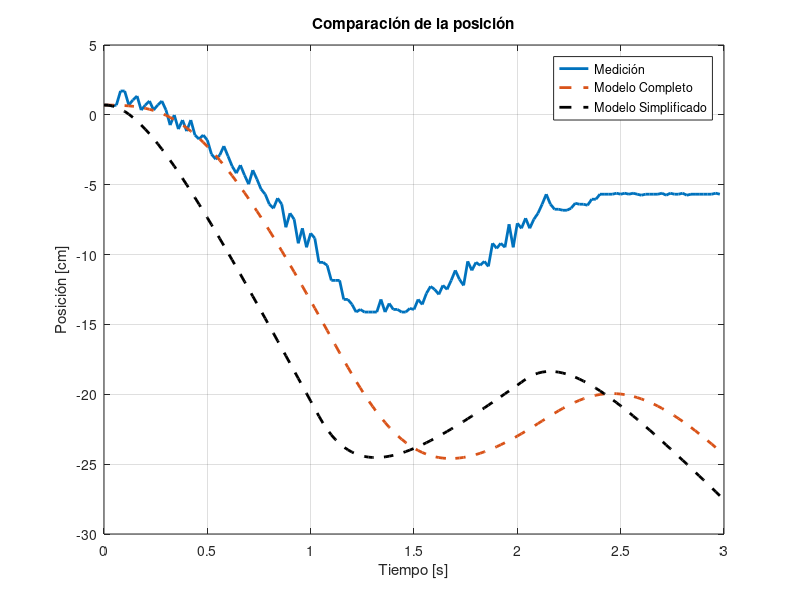
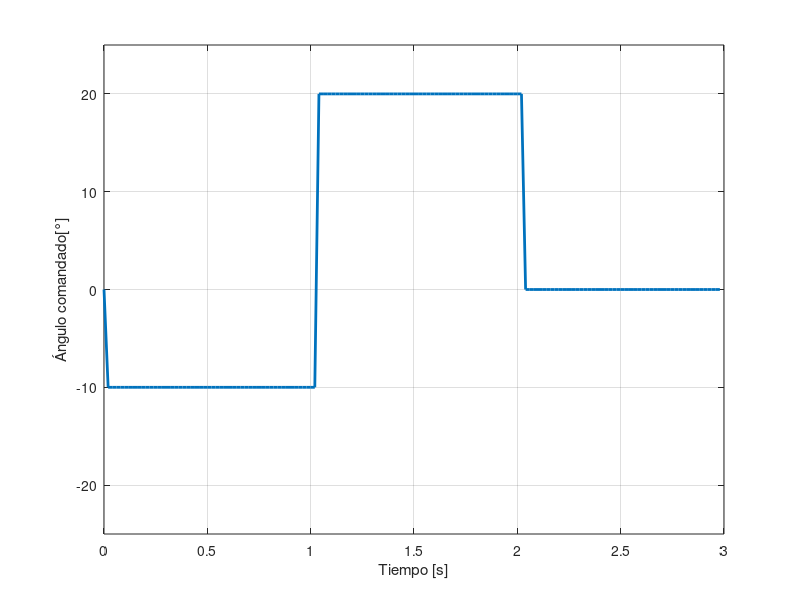
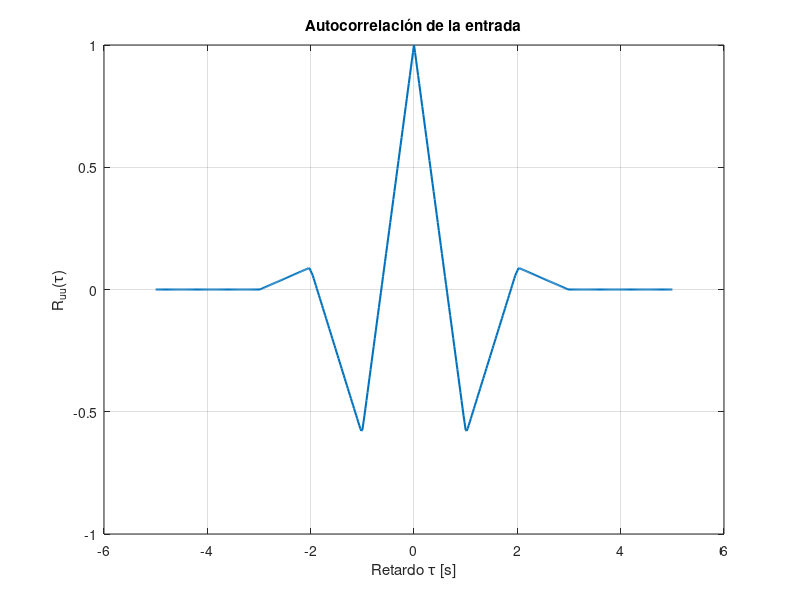
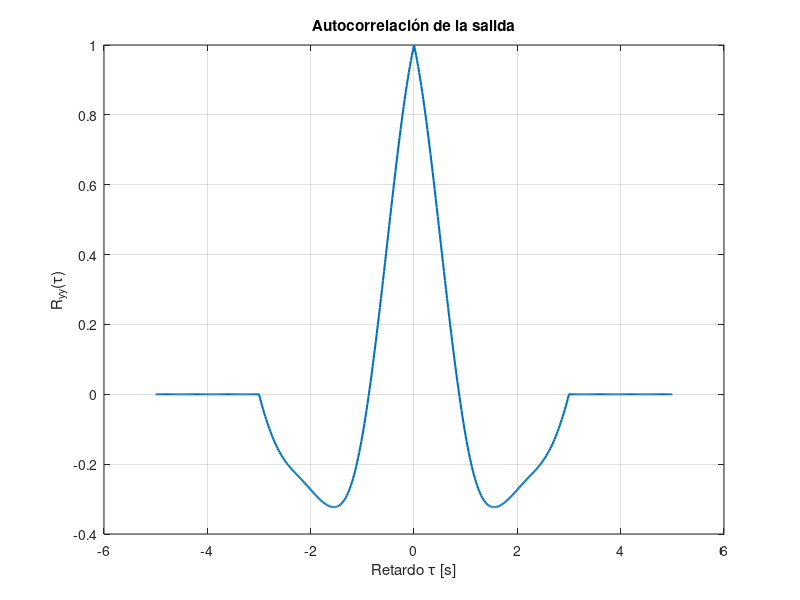

The MATLAB source for these figures, in order: (Note: this script raises an error after producing the figures.)
clear; clc; close all;

% 1. PARAMETROS
m  = 0.033;       % Masa del carrito [kg]
b  = 0.15;        % Rozamiento efectivo [kg/s]
g  = 9.8;         % Gravedad [m/s^2]

a0 = deg2rad(-3.9);   % Offset servo-barra [rad]
a1 = 0.34;            % Pendiente servo-barra

fs = 50;              % Frecuencia de muestreo [Hz]
Ts = 1/fs;            % Periodo de muestreo [s]

%Coeficientes del denominador de la transferencia
q0 = 33.1549;
q1 = 9.736; 
%Numerador de la transferencia
k = 11.4345;

load("datos_para_comparacion_v2.mat");
% esta es la medición hecha en el tp1
%pos: posición medida
%ang_servo: entrada de la planta
%ang_barra: angulo medido por la IMU

%Grafico la entrada
plot(t, ang_servo, 'LineWidth', 2); grid on;
ylim([-25, 25]);
xlabel('Tiempo [s]');
ylabel('Ángulo comandado[°]');


% Convertir ángulos de grados a radianes
u_med       = deg2rad(ang_servo);
theta_med   = deg2rad(ang_barra);

% Posición medida
x_med = pos;

% La entrada u del modelo es el ángulo comandado al servo.
%
% Como los datos experimentales están muestreados, se utiliza
% interpolación de orden cero (ZOH).

u_eq = -a0/a1; %valor de equilibrio
u = @(tt) interp1(t, u_med , tt, 'previous', 'extrap'); %Esta función interpola el valor de u en el tiempo tt en base a las mediciones

%OJO: el modelo está en SI ([m] y [rad]), pero las mediciones están en [cm]
%y [°]

%Definición del modelo completo
modelo_completo = @(tt,x) [
    x(2);
    g*sin(x(3)) - (b/m)*x(2);
    x(4);
    -q0*x(3) - q1*x(4) + k*(u(tt) - u_eq)
];

%Definición del modelo simplificado
modelo_simplificado = @(tt, x) [
    x(2);
    g*sin(a0 + a1 * u(tt)) - (b/m)*x(2);
];

% Estado:
% x1 = posición
% x2 = velocidad
% x3 = ángulo de la barra
% x4 = velocidad angular de la barra

x0 = [
    x_med(1)/100;        % posición inicial pasada a [m]
    0;               % velocidad inicial
    theta_med(1);    % ángulo inicial de la barra pasado a [rad]
    0                % velocidad angular inicial
];

opts = odeset('MaxStep', Ts/5);

[t_sim_completo, x_sim] = ode45(modelo_completo, t, x0, opts);


x_modelo_completo = x_sim(:,1) * 100;       % Posición modelada [cm]

[t_sim_simplificado, x_sim] = ode45(modelo_simplificado, t, x0(1:2), opts);
%Nota: el vector de estados tiene solo dos elementos en el modelo
%simplificado, por lo que el estado inicial es x0(1:2)

x_modelo_simplificado = x_sim(:, 1) * 100; %Posición modelada


%% Gráficos
figure;

plot(t, x_med, 'LineWidth', 2);
hold on;
plot(t_sim_completo, x_modelo_completo, '--', 'LineWidth', 2);
hold on;
plot(t_sim_simplificado, x_modelo_simplificado,  'k--', 'LineWidth', 2);

grid on;

xlabel('Tiempo [s]');
ylabel('Posición [cm]');

legend('Medición', 'Modelo Completo', 'Modelo Simplificado', 'Location', 'best');

title('Comparación de la posición');

exportgraphics(gcf, 'completo_vs_simpificado.pdf', 'ContentType', 'image', 'Resolution', 300);

%% Cuentas

polos = roots([1, q1, q0]);

modulo = abs(polos);

omega_n = sqrt(q0);

zeta = q1/(2 * omega_n);

%%%% ============================================================
% ANALISIS DE CORRELACION Y ESPECTRAL
% Modelo no lineal completo
% =============================================================

% Entrada y salida
u_analisis = u_med(:);                 % Ángulo servo [rad]
y_analisis = x_modelo_completo(:);     % Posición simulada [cm]

% Quito la media para analizar las variaciones alrededor
% del punto de operación
u0 = detrend(u_analisis, 0);
y0 = detrend(y_analisis, 0);

N = length(u0);

fprintf('\n--- ANALISIS DE SEÑALES ---\n');
fprintf('Número de muestras: %d\n', N);
fprintf('Frecuencia de muestreo: %.2f Hz\n', fs);
fprintf('Periodo de muestreo: %.4f s\n', Ts);


%% ============================================================
% 1. CORRELOGRAMAS
% =============================================================

% Máximo retardo que queremos visualizar
maxLag_s = 5;                   
maxLag = round(maxLag_s/Ts);

% Autocorrelaciones
[Ruu, lags] = xcorr(u0, maxLag, 'coeff');
[Ryy, ~]    = xcorr(y0, maxLag, 'coeff');

% Correlación cruzada entrada-salida
[Ruy, ~] = xcorr(u0, y0, maxLag, 'coeff');

% Retardo en segundos
tau = lags * Ts;


figure;

plot(tau, Ruu, 'LineWidth', 1.5);
grid on;

xlabel('Retardo \tau [s]');
ylabel('R_{uu}(\tau)');
title('Autocorrelación de la entrada');


figure;

plot(tau, Ryy, 'LineWidth', 1.5);
grid on;

xlabel('Retardo \tau [s]');
ylabel('R_{yy}(\tau)');
title('Autocorrelación de la salida');


figure;

plot(tau, Ruy, 'LineWidth', 1.5);
grid on;

xlabel('Retardo \tau [s]');
ylabel('R_{uy}(\tau)');
title('Correlación cruzada entrada-salida');


%% ============================================================
% 2. PERIODOGRAMA
% =============================================================

[Puu_per, f_per] = periodogram(u0, [], N, fs);
[Pyy_per, ~]     = periodogram(y0, [], N, fs);


figure;

semilogy(f_per, Puu_per, 'LineWidth', 1.5);
grid on;

xlabel('Frecuencia [Hz]');
ylabel('PSD');
title('Periodograma de la entrada');


figure;

semilogy(f_per, Pyy_per, 'LineWidth', 1.5);
grid on;

xlabel('Frecuencia [Hz]');
ylabel('PSD');
title('Periodograma de la salida');


%% ============================================================
% 3. ESTIMACION ESPECTRAL MEDIANTE WELCH
% =============================================================

% Longitud de ventana
nwin = min(1024, N);

window = hann(nwin);

% 50 % de solapamiento
noverlap = floor(nwin/2);

% Cantidad de puntos FFT
nfft = max(1024, 2^nextpow2(nwin));


% Autoespectro entrada
[Suu, f] = pwelch( ...
    u0, ...
    window, ...
    noverlap, ...
    nfft, ...
    fs);


% Autoespectro salida
[Syy, ~] = pwelch( ...
    y0, ...
    window, ...
    noverlap, ...
    nfft, ...
    fs);


% Espectro cruzado entrada-salida
[Suy, ~] = cpsd( ...
    u0, ...
    y0, ...
    window, ...
    noverlap, ...
    nfft, ...
    fs);


figure;

semilogy(f, Suu, 'LineWidth', 1.5);
grid on;

xlabel('Frecuencia [Hz]');
ylabel('\Phi_{uu}(f)');
title('Espectro de potencia de la entrada');


figure;

semilogy(f, Syy, 'LineWidth', 1.5);
grid on;

xlabel('Frecuencia [Hz]');
ylabel('\Phi_{yy}(f)');
title('Espectro de potencia de la salida');


figure;

semilogy(f, abs(Suy), 'LineWidth', 1.5);
grid on;

xlabel('Frecuencia [Hz]');
ylabel('|\Phi_{uy}(f)|');
title('Espectro cruzado entrada-salida');


%% ============================================================
% 4. COHERENCIA
% =============================================================

Cuy = mscohere( ...
    u0, ...
    y0, ...
    window, ...
    noverlap, ...
    nfft, ...
    fs);


figure;

plot(f, Cuy, 'LineWidth', 1.5);
grid on;

xlabel('Frecuencia [Hz]');
ylabel('\gamma^2_{uy}(f)');
title('Coherencia entrada-salida');

ylim([0 1]);
xlim([0 fs/2]);
